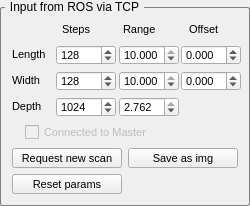
          <widget class="QGroupBox" name="input_from_ROS_groupbox">
           <property name="sizePolicy">
            <sizepolicy hsizetype="Preferred" vsizetype="MinimumExpanding">
             <horstretch>0</horstretch>
             <verstretch>0</verstretch>
            </sizepolicy>
           </property>
           <property name="minimumSize">
            <size>
             <width>250</width>
             <height>0</height>
            </size>
           </property>
           <property name="maximumSize">
            <size>
             <width>250</width>
             <height>500</height>
            </size>
           </property>
           <property name="styleSheet">
            <string notr="true">QGroupBox
{
border: 1px solid gray;
border-radius: 2px;
margin-top: 7px;
}

QGroupBox::title {
    subcontrol-origin: margin;
    left: 5px;
    padding: 0 3px 0 3px;
}</string>
           </property>
           <property name="title">
            <string>Input from ROS via TCP</string>
           </property>
           <layout class="QGridLayout" name="gridLayout_4">
            <item row="0" column="0">
             <layout class="QVBoxLayout" name="param_inputs">
              <item>
               <layout class="QHBoxLayout" name="title_row">
                <item>
                 <spacer name="horizontalSpacer_2">
                  <property name="orientation">
                   <enum>Qt::Horizontal</enum>
                  </property>
                  <property name="sizeType">
                   <enum>QSizePolicy::Fixed</enum>
                  </property>
                  <property name="sizeHint" stdset="0">
                   <size>
                    <width>50</width>
                    <height>20</height>
                   </size>
                  </property>
                 </spacer>
                </item>
                <item>
                 <widget class="QLabel" name="steps_label">
                  <property name="sizePolicy">
                   <sizepolicy hsizetype="Preferred" vsizetype="Fixed">
                    <horstretch>0</horstretch>
                    <verstretch>0</verstretch>
                   </sizepolicy>
                  </property>
                  <property name="minimumSize">
                   <size>
                    <width>0</width>
                    <height>20</height>
                   </size>
                  </property>
                  <property name="maximumSize">
                   <size>
                    <width>16777215</width>
                    <height>20</height>
                   </size>
                  </property>
                  <property name="font">
                   <font>
                    <pointsize>8</pointsize>
                   </font>
                  </property>
                  <property name="text">
                   <string>Steps</string>
                  </property>
                 </widget>
                </item>
                <item>
                 <widget class="QLabel" name="range_label">
                  <property name="sizePolicy">
                   <sizepolicy hsizetype="Preferred" vsizetype="Fixed">
                    <horstretch>0</horstretch>
                    <verstretch>0</verstretch>
                   </sizepolicy>
                  </property>
                  <property name="minimumSize">
                   <size>
                    <width>0</width>
                    <height>20</height>
                   </size>
                  </property>
                  <property name="maximumSize">
                   <size>
                    <width>16777215</width>
                    <height>20</height>
                   </size>
                  </property>
                  <property name="font">
                   <font>
                    <pointsize>8</pointsize>
                   </font>
                  </property>
                  <property name="text">
                   <string>Range</string>
                  </property>
                 </widget>
                </item>
                <item>
                 <widget class="QLabel" name="offset_label">
                  <property name="sizePolicy">
                   <sizepolicy hsizetype="Preferred" vsizetype="Fixed">
                    <horstretch>0</horstretch>
                    <verstretch>0</verstretch>
                   </sizepolicy>
                  </property>
                  <property name="minimumSize">
                   <size>
                    <width>0</width>
                    <height>20</height>
                   </size>
                  </property>
                  <property name="maximumSize">
                   <size>
                    <width>16777215</width>
                    <height>20</height>
                   </size>
                  </property>
                  <property name="font">
                   <font>
                    <pointsize>8</pointsize>
                   </font>
                  </property>
                  <property name="text">
                   <string>  Offset</string>
                  </property>
                 </widget>
                </item>
               </layout>
              </item>
              <item>
               <layout class="QHBoxLayout" name="length_row">
                <item>
                 <widget class="QLabel" name="label">
                  <property name="sizePolicy">
                   <sizepolicy hsizetype="Fixed" vsizetype="Fixed">
                    <horstretch>0</horstretch>
                    <verstretch>0</verstretch>
                   </sizepolicy>
                  </property>
                  <property name="minimumSize">
                   <size>
                    <width>38</width>
                    <height>0</height>
                   </size>
                  </property>
                  <property name="maximumSize">
                   <size>
                    <width>38</width>
                    <height>16777215</height>
                   </size>
                  </property>
                  <property name="font">
                   <font>
                    <pointsize>8</pointsize>
                   </font>
                  </property>
                  <property name="text">
                   <string>Length</string>
                  </property>
                 </widget>
                </item>
                <item>
                 <widget class="QSpinBox" name="len_steps_spinbox">
                  <property name="sizePolicy">
                   <sizepolicy hsizetype="Fixed" vsizetype="Fixed">
                    <horstretch>0</horstretch>
                    <verstretch>0</verstretch>
                   </sizepolicy>
                  </property>
                  <property name="minimumSize">
                   <size>
                    <width>60</width>
                    <height>20</height>
                   </size>
                  </property>
                  <property name="maximumSize">
                   <size>
                    <width>60</width>
                    <height>20</height>
                   </size>
                  </property>
                  <property name="font">
                   <font>
                    <pointsize>8</pointsize>
                   </font>
                  </property>
                  <property name="minimum">
                   <number>1</number>
                  </property>
                  <property name="maximum">
                   <number>512</number>
                  </property>
                  <property name="value">
                   <number>128</number>
                  </property>
                 </widget>
                </item>
                <item>
                 <widget class="QDoubleSpinBox" name="len_range_spinbox">
                  <property name="sizePolicy">
                   <sizepolicy hsizetype="Fixed" vsizetype="Fixed">
                    <horstretch>0</horstretch>
                    <verstretch>0</verstretch>
                   </sizepolicy>
                  </property>
                  <property name="minimumSize">
                   <size>
                    <width>60</width>
                    <height>20</height>
                   </size>
                  </property>
                  <property name="maximumSize">
                   <size>
                    <width>60</width>
                    <height>20</height>
                   </size>
                  </property>
                  <property name="font">
                   <font>
                    <pointsize>8</pointsize>
                   </font>
                  </property>
                  <property name="decimals">
                   <number>3</number>
                  </property>
                  <property name="maximum">
                   <double>10.000000000000000</double>
                  </property>
                  <property name="value">
                   <double>10.000000000000000</double>
                  </property>
                 </widget>
                </item>
                <item>
                 <widget class="QDoubleSpinBox" name="len_off_spinbox">
                  <property name="sizePolicy">
                   <sizepolicy hsizetype="Fixed" vsizetype="Fixed">
                    <horstretch>0</horstretch>
                    <verstretch>0</verstretch>
                   </sizepolicy>
                  </property>
                  <property name="minimumSize">
                   <size>
                    <width>60</width>
                    <height>20</height>
                   </size>
                  </property>
                  <property name="maximumSize">
                   <size>
                    <width>60</width>
                    <height>20</height>
                   </size>
                  </property>
                  <property name="font">
                   <font>
                    <pointsize>8</pointsize>
                   </font>
                  </property>
                  <property name="decimals">
                   <number>3</number>
                  </property>
                  <property name="minimum">
                   <double>-10.000000000000000</double>
                  </property>
                  <property name="maximum">
                   <double>10.000000000000000</double>
                  </property>
                 </widget>
                </item>
               </layout>
              </item>
              <item>
               <layout class="QHBoxLayout" name="width_row">
                <item>
                 <widget class="QLabel" name="label_2">
                  <property name="sizePolicy">
                   <sizepolicy hsizetype="Fixed" vsizetype="Fixed">
                    <horstretch>0</horstretch>
                    <verstretch>0</verstretch>
                   </sizepolicy>
                  </property>
                  <property name="minimumSize">
                   <size>
                    <width>38</width>
                    <height>0</height>
                   </size>
                  </property>
                  <property name="maximumSize">
                   <size>
                    <width>38</width>
                    <height>16777215</height>
                   </size>
                  </property>
                  <property name="font">
                   <font>
                    <pointsize>8</pointsize>
                   </font>
                  </property>
                  <property name="text">
                   <string>Width</string>
                  </property>
                 </widget>
                </item>
                <item>
                 <widget class="QSpinBox" name="wid_steps_spinbox">
                  <property name="sizePolicy">
                   <sizepolicy hsizetype="Fixed" vsizetype="Fixed">
                    <horstretch>0</horstretch>
                    <verstretch>0</verstretch>
                   </sizepolicy>
                  </property>
                  <property name="minimumSize">
                   <size>
                    <width>60</width>
                    <height>20</height>
                   </size>
                  </property>
                  <property name="maximumSize">
                   <size>
                    <width>60</width>
                    <height>20</height>
                   </size>
                  </property>
                  <property name="font">
                   <font>
                    <pointsize>8</pointsize>
                   </font>
                  </property>
                  <property name="minimum">
                   <number>1</number>
                  </property>
                  <property name="maximum">
                   <number>512</number>
                  </property>
                  <property name="value">
                   <number>128</number>
                  </property>
                 </widget>
                </item>
                <item>
                 <widget class="QDoubleSpinBox" name="wid_range_spinbox">
                  <property name="sizePolicy">
                   <sizepolicy hsizetype="Fixed" vsizetype="Fixed">
                    <horstretch>0</horstretch>
                    <verstretch>0</verstretch>
                   </sizepolicy>
                  </property>
                  <property name="minimumSize">
                   <size>
                    <width>60</width>
                    <height>20</height>
                   </size>
                  </property>
                  <property name="maximumSize">
                   <size>
                    <width>60</width>
                    <height>20</height>
                   </size>
                  </property>
                  <property name="font">
                   <font>
                    <pointsize>8</pointsize>
                   </font>
                  </property>
                  <property name="decimals">
                   <number>3</number>
                  </property>
                  <property name="maximum">
                   <double>10.000000000000000</double>
                  </property>
                  <property name="value">
                   <double>10.000000000000000</double>
                  </property>
                 </widget>
                </item>
                <item>
                 <widget class="QDoubleSpinBox" name="wid_off_spinbox">
                  <property name="sizePolicy">
                   <sizepolicy hsizetype="Fixed" vsizetype="Fixed">
                    <horstretch>0</horstretch>
                    <verstretch>0</verstretch>
                   </sizepolicy>
                  </property>
                  <property name="minimumSize">
                   <size>
                    <width>60</width>
                    <height>20</height>
                   </size>
                  </property>
                  <property name="maximumSize">
                   <size>
                    <width>60</width>
                    <height>20</height>
                   </size>
                  </property>
                  <property name="font">
                   <font>
                    <pointsize>8</pointsize>
                   </font>
                  </property>
                  <property name="decimals">
                   <number>3</number>
                  </property>
                  <property name="minimum">
                   <double>-10.000000000000000</double>
                  </property>
                  <property name="maximum">
                   <double>10.000000000000000</double>
                  </property>
                 </widget>
                </item>
               </layout>
              </item>
              <item>
               <layout class="QHBoxLayout" name="depth_row">
                <property name="spacing">
                 <number>4</number>
                </property>
                <item>
                 <widget class="QLabel" name="label_3">
                  <property name="sizePolicy">
                   <sizepolicy hsizetype="Fixed" vsizetype="Fixed">
                    <horstretch>0</horstretch>
                    <verstretch>0</verstretch>
                   </sizepolicy>
                  </property>
                  <property name="minimumSize">
                   <size>
                    <width>40</width>
                    <height>0</height>
                   </size>
                  </property>
                  <property name="maximumSize">
                   <size>
                    <width>40</width>
                    <height>16777215</height>
                   </size>
                  </property>
                  <property name="font">
                   <font>
                    <pointsize>8</pointsize>
                   </font>
                  </property>
                  <property name="text">
                   <string>Depth</string>
                  </property>
                 </widget>
                </item>
                <item>
                 <widget class="QSpinBox" name="dep_steps_spinbox">
                  <property name="sizePolicy">
                   <sizepolicy hsizetype="Fixed" vsizetype="Fixed">
                    <horstretch>0</horstretch>
                    <verstretch>0</verstretch>
                   </sizepolicy>
                  </property>
                  <property name="minimumSize">
                   <size>
                    <width>60</width>
                    <height>20</height>
                   </size>
                  </property>
                  <property name="maximumSize">
                   <size>
                    <width>60</width>
                    <height>20</height>
                   </size>
                  </property>
                  <property name="font">
                   <font>
                    <pointsize>8</pointsize>
                   </font>
                  </property>
                  <property name="minimum">
                   <number>1</number>
                  </property>
                  <property name="maximum">
                   <number>2000</number>
                  </property>
                  <property name="value">
                   <number>1024</number>
                  </property>
                 </widget>
                </item>
                <item>
                 <widget class="QDoubleSpinBox" name="dep_range_spinbox">
                  <property name="sizePolicy">
                   <sizepolicy hsizetype="Fixed" vsizetype="Fixed">
                    <horstretch>0</horstretch>
                    <verstretch>0</verstretch>
                   </sizepolicy>
                  </property>
                  <property name="minimumSize">
                   <size>
                    <width>60</width>
                    <height>20</height>
                   </size>
                  </property>
                  <property name="maximumSize">
                   <size>
                    <width>60</width>
                    <height>20</height>
                   </size>
                  </property>
                  <property name="font">
                   <font>
                    <pointsize>8</pointsize>
                   </font>
                  </property>
                  <property name="decimals">
                   <number>3</number>
                  </property>
                  <property name="maximum">
                   <double>2.762000000000000</double>
                  </property>
                  <property name="singleStep">
                   <double>0.100000000000000</double>
                  </property>
                  <property name="value">
                   <double>2.762000000000000</double>
                  </property>
                 </widget>
                </item>
                <item>
                 <spacer name="horizontalSpacer">
                  <property name="orientation">
                   <enum>Qt::Horizontal</enum>
                  </property>
                  <property name="sizeType">
                   <enum>QSizePolicy::MinimumExpanding</enum>
                  </property>
                  <property name="sizeHint" stdset="0">
                   <size>
                    <width>100</width>
                    <height>20</height>
                   </size>
                  </property>
                 </spacer>
                </item>
               </layout>
              </item>
             </layout>
            </item>
            <item row="1" column="0">
             <layout class="QHBoxLayout" name="horizontalLayout_22">
              <item>
               <widget class="QCheckBox" name="connected_master_checkbox">
                <property name="enabled">
                 <bool>false</bool>
                </property>
                <property name="sizePolicy">
                 <sizepolicy hsizetype="Fixed" vsizetype="Fixed">
                  <horstretch>0</horstretch>
                  <verstretch>0</verstretch>
                 </sizepolicy>
                </property>
                <property name="maximumSize">
                 <size>
                  <width>200</width>
                  <height>20</height>
                 </size>
                </property>
                <property name="font">
                 <font>
                  <pointsize>8</pointsize>
                 </font>
                </property>
                <property name="text">
                 <string>Connected to Master</string>
                </property>
                <property name="checkable">
                 <bool>true</bool>
                </property>
               </widget>
              </item>
             </layout>
            </item>
            <item row="2" column="0">
             <layout class="QHBoxLayout" name="horizontalLayout_6">
              <item>
               <widget class="QPushButton" name="request_scan_button">
                <property name="sizePolicy">
                 <sizepolicy hsizetype="Fixed" vsizetype="Fixed">
                  <horstretch>0</horstretch>
                  <verstretch>0</verstretch>
                 </sizepolicy>
                </property>
                <property name="minimumSize">
                 <size>
                  <width>110</width>
                  <height>20</height>
                 </size>
                </property>
                <property name="maximumSize">
                 <size>
                  <width>110</width>
                  <height>20</height>
                 </size>
                </property>
                <property name="font">
                 <font>
                  <pointsize>8</pointsize>
                 </font>
                </property>
                <property name="text">
                 <string>Request new scan</string>
                </property>
               </widget>
              </item>
              <item>
               <widget class="QPushButton" name="save_button">
                <property name="sizePolicy">
                 <sizepolicy hsizetype="Fixed" vsizetype="Fixed">
                  <horstretch>0</horstretch>
                  <verstretch>0</verstretch>
                 </sizepolicy>
                </property>
                <property name="minimumSize">
                 <size>
                  <width>110</width>
                  <height>20</height>
                 </size>
                </property>
                <property name="maximumSize">
                 <size>
                  <width>110</width>
                  <height>20</height>
                 </size>
                </property>
                <property name="font">
                 <font>
                  <pointsize>8</pointsize>
                 </font>
                </property>
                <property name="text">
                 <string>Save as img</string>
                </property>
               </widget>
              </item>
             </layout>
            </item>
            <item row="3" column="0">
             <layout class="QHBoxLayout" name="horizontalLayout_23">
              <item>
               <widget class="QPushButton" name="reset_params_button">
                <property name="sizePolicy">
                 <sizepolicy hsizetype="Fixed" vsizetype="Fixed">
                  <horstretch>0</horstretch>
                  <verstretch>0</verstretch>
                 </sizepolicy>
                </property>
                <property name="minimumSize">
                 <size>
                  <width>110</width>
                  <height>20</height>
                 </size>
                </property>
                <property name="maximumSize">
                 <size>
                  <width>110</width>
                  <height>20</height>
                 </size>
                </property>
                <property name="font">
                 <font>
                  <pointsize>8</pointsize>
                 </font>
                </property>
                <property name="text">
                 <string>Reset params</string>
                </property>
               </widget>
              </item>
              <item>
               <spacer name="horizontalSpacer_3">
                <property name="orientation">
                 <enum>Qt::Horizontal</enum>
                </property>
                <property name="sizeHint" stdset="0">
                 <size>
                  <width>40</width>
                  <height>20</height>
                 </size>
                </property>
               </spacer>
              </item>
             </layout>
            </item>
           </layout>
          </widget>
